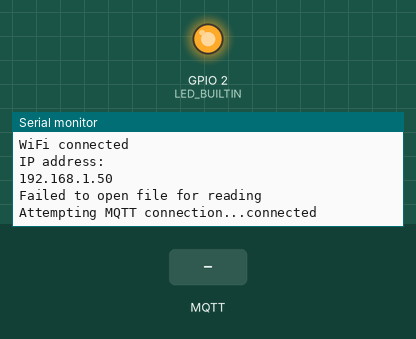
Bench run of a sketch on a simulated ESP8266 (Wemos D1 mini). Shown: output pins drawn as LEDs (lit = HIGH, except the on-board LED, lit = LOW), the last lines printed to the serial monitor. The inputs (shaded band) are chosen by the test bench. WiFi joins after 1.5 s; servers stay silent unless stated; storage starts empty; no MQTT or app messages arrive unless stated.

Above: at 2.7 s.
2.8 s: MQTT message "1" arrives on the second subscribed topic
At 3.4 s:
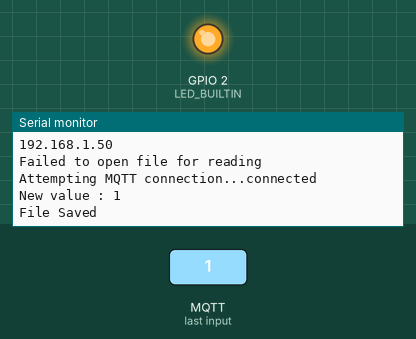
4.3 s: MQTT message "on" arrives on the second subscribed topic
At 5.5 s:
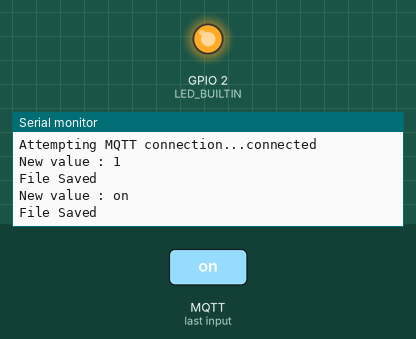
5.8 s: MQTT message "off" arrives on the second subscribed topic
At 6.9 s:
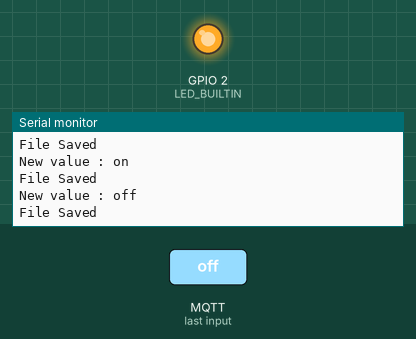

The sketch:

Wemos_SPIFF_JSON_Demo.ino
```cpp
#include <ArduinoJson.h> //ArduinoJSON6
#include "FS.h"
#include <ESP8266WiFi.h>
#include <PubSubClient.h>

DynamicJsonDocument TestSPIFF(2048);

const char* ssid = "SSID";                // WiFi SSID
const char* password = "PASSWORD";        // WiFi Password
const char* mqtt_server = "BROKER IP";  // IP Broker MQTT
const char* TopicUP = "SPIFF-UP";
const char* TopicDOWN = "SPIFF-DOWN";
const char* HostName = "SPIFF-TEST";

WiFiClient espClient;
PubSubClient client(espClient);

void setup_wifi() {
  delay(10);
  Serial.println();
  Serial.print("Connecting to ");
  Serial.println(ssid);
  WiFi.mode(WIFI_STA);
  WiFi.hostname(HostName);
  WiFi.begin(ssid, password);
  while (WiFi.status() != WL_CONNECTED) {
    delay(500);
    Serial.print(".");
  }
  Serial.println("");
  Serial.println("WiFi connected");
  Serial.println("IP address: ");
  Serial.println(WiFi.localIP());
}

void callback(String topic, byte* message, unsigned int length) {
  if (topic == TopicDOWN) {
    String messageTemp;
    for (int i = 0; i < length; i++) {
      messageTemp += (char)message[i];
    }
    Serial.print("New value : ");
    Serial.println(messageTemp);

    TestSPIFF["Demo"] = messageTemp;
    SaveSPIFF();
  }
}

void reconnect() {
  while (!client.connected()) {
    Serial.print("Attempting MQTT connection...");
    if (client.connect(HostName)) {
      Serial.println("connected");
      client.subscribe(TopicUP);
      client.subscribe(TopicDOWN);
      digitalWrite(LED_BUILTIN, LOW);
    } else {
      Serial.print("failed, rc=");
      Serial.print(client.state());
      Serial.println(" try again in 5 seconds");
      digitalWrite(LED_BUILTIN, HIGH);
      delay(5000);
    }
  }
}

void LoadSPIFF() {
  //Load the Test.JSON file to an ArduinoJson file
  if (!SPIFFS.begin()) {
    Serial.println("An Error has occurred while mounting SPIFFS");
    return;
  }
  File test_file = SPIFFS.open("/Test.json", "r");
  if (!test_file) {
    Serial.println("Failed to open file for reading");
    return;
  }
  //Reading of the JSON file
  String  test_string = test_file.readString();

  //Deserialization to a ArduinoJSON file
  deserializeJson(TestSPIFF, test_string);
  test_file.close();
  Serial.println("File Loaded");

  //Raw JSON string
  Serial.print("Raw : ");
  Serial.println(test_string);

  //ArduinoJSON
  Serial.print("ArduinoJSON : ");
  String output = TestSPIFF["Demo"];
  Serial.println(output);

  //MQTT Value
  if (!client.connected()) {
    reconnect();
  }
  client.publish(TopicUP, output.c_str());

}

void SaveSPIFF() {
  String test_string;
  //Open the Test.json file (Write Mode)
  File test_file = SPIFFS.open("/Test.json", "w");
  if (!test_file) {
    Serial.println("Failed to open file (Writing mode)");
    return;
  }
  //Serialize the ArduinoJSON file to a JSON string
  serializeJson(TestSPIFF, test_string);

  //Save and close the JSON file
  if (test_file.println(test_string)) {
    Serial.println("File Saved");
    //client.publish(TopicDEBUG, config_string.c_str());
  } else {
    Serial.println("File write failed");
    //client.publish(TopicDEBUG, "File write failed");
  }
  test_file.close();

  //MQTT Raw JSON string
  if (!client.connected()) {
    reconnect();
  }
  client.publish(TopicUP, test_string.c_str());
}

void setup() {
  Serial.begin(9600);
  Serial.setTimeout(5);
  setup_wifi();
  client.setServer(mqtt_server, 1883);
  pinMode(LED_BUILTIN, OUTPUT);
  client.setCallback(callback);
  LoadSPIFF();
}

void loop() {
  if (!client.connected()) {
    reconnect();
  }
  client.loop();
}
```

Measured:
- after the input at 2.8 s, the serial monitor: prints a new line at once (image 1)
- after the input at 4.3 s, the serial monitor: prints a new line at once (image 2)
- after the input at 5.8 s, the serial monitor: prints a new line at once (image 3)
